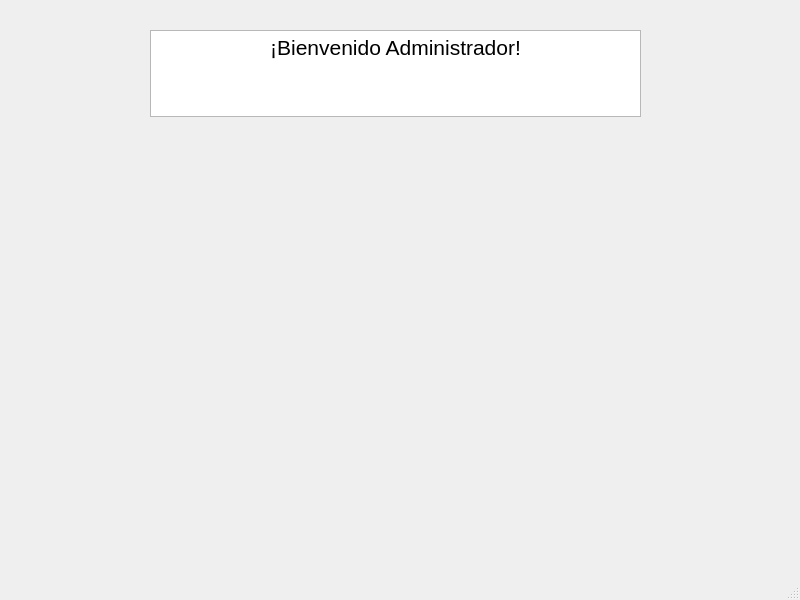
<?xml version="1.0" encoding="UTF-8"?>
<ui version="4.0">
 <class>MainWindow</class>
 <widget class="QMainWindow" name="MainWindow">
  <property name="geometry">
   <rect>
    <x>0</x>
    <y>0</y>
    <width>800</width>
    <height>600</height>
   </rect>
  </property>
  <property name="windowTitle">
   <string>MainWindow</string>
  </property>
  <widget class="QWidget" name="centralwidget">
   <widget class="QTextEdit" name="textEdit">
    <property name="geometry">
     <rect>
      <x>150</x>
      <y>30</y>
      <width>491</width>
      <height>87</height>
     </rect>
    </property>
    <property name="html">
     <string>&lt;!DOCTYPE HTML PUBLIC &quot;-//W3C//DTD HTML 4.0//EN&quot; &quot;http://www.w3.org/TR/REC-html40/strict.dtd&quot;&gt;
&lt;html&gt;&lt;head&gt;&lt;meta name=&quot;qrichtext&quot; content=&quot;1&quot; /&gt;&lt;style type=&quot;text/css&quot;&gt;
p, li { white-space: pre-wrap; }
&lt;/style&gt;&lt;/head&gt;&lt;body style=&quot; font-family:'MS Shell Dlg 2'; font-size:7.8pt; font-weight:400; font-style:normal;&quot;&gt;
&lt;p align=&quot;center&quot; style=&quot; margin-top:0px; margin-bottom:0px; margin-left:0px; margin-right:0px; -qt-block-indent:0; text-indent:0px;&quot;&gt;&lt;span style=&quot; font-size:16pt;&quot;&gt;¡Bienvenido Administrador!&lt;/span&gt;&lt;/p&gt;&lt;/body&gt;&lt;/html&gt;</string>
    </property>
   </widget>
  </widget>
  <widget class="QMenuBar" name="menubar">
   <property name="geometry">
    <rect>
     <x>0</x>
     <y>0</y>
     <width>800</width>
     <height>26</height>
    </rect>
   </property>
  </widget>
  <widget class="QStatusBar" name="statusbar"/>
 </widget>
 <resources/>
 <connections/>
</ui>
